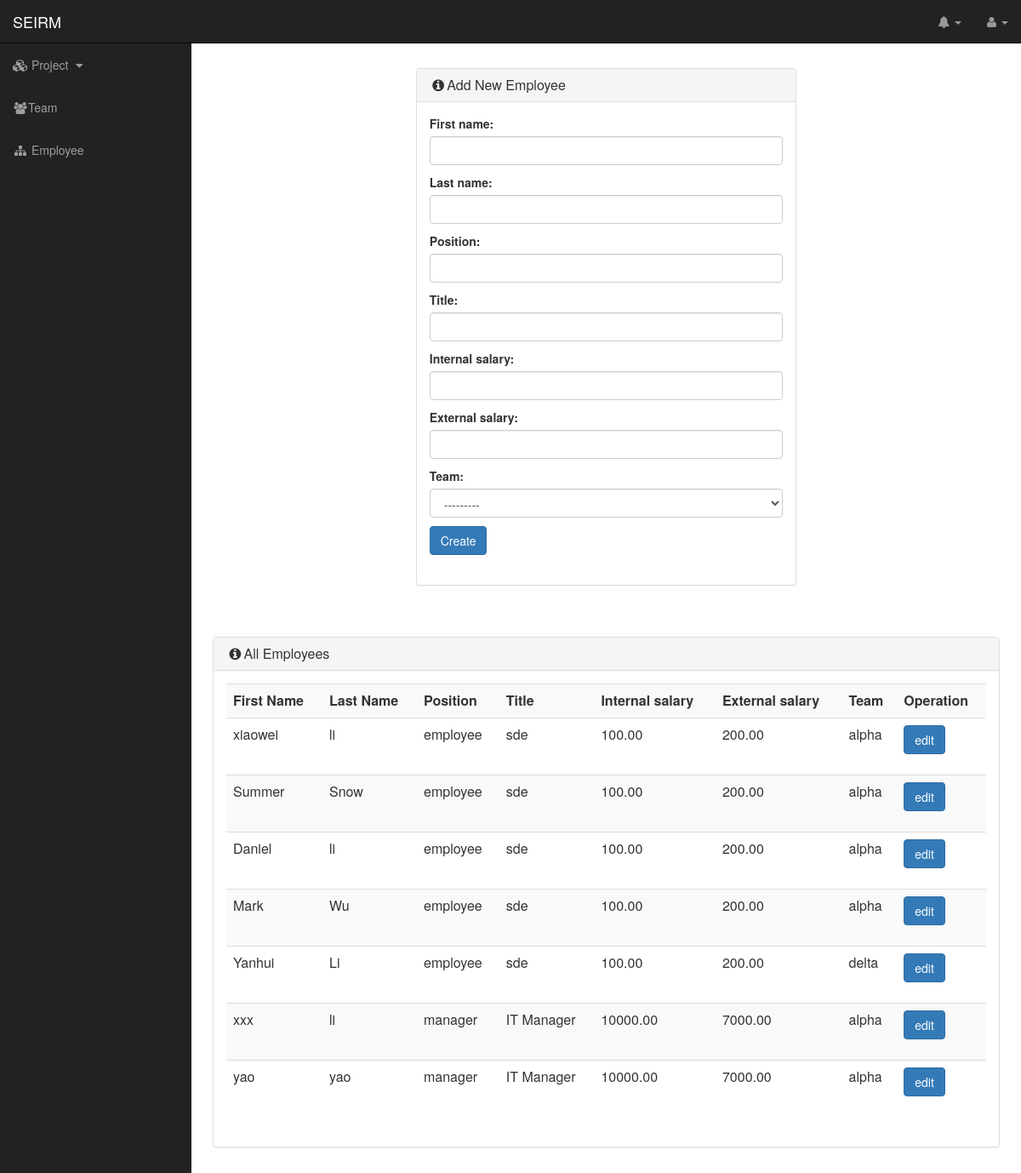
Screenshot of /SEI/admin_employee with the database file from the repository.
### SEI/models.py (models this page shows)
class Employee(models.Model):
    employee_uid = models.CharField(max_length=20,default="")
    first_name = models.CharField(max_length=200, default="", blank=True)
    last_name = models.CharField(max_length=200, default="", blank=True)
    position = models.CharField(max_length=100,default="", blank=True)
    title = models.CharField(max_length=100,default="", blank=True)
    internal_salary = models.DecimalField(max_digits=8, decimal_places=2)
    external_salary = models.DecimalField(max_digits=8, decimal_places=2)
    team = models.ForeignKey(Team)

class Team(models.Model):
    team_name = models.CharField(max_length=50)
    manager = models.ForeignKey('Employee', related_name="manageer", on_delete=models.CASCADE, blank=True, null=True)
    directorate = models.ForeignKey('Employee', related_name="directorate", on_delete=models.CASCADE, blank=True, null=True)
    division = models.CharField(max_length=50)

### SEI/views.py (the view, shortened to what this page needs)
def admin_employee(request):
    context = {}
    messages = []
    employees = Employee.objects.all()
    context['employees'] = employees
    if request.method == 'GET':
        form = EmployeeForm()
        context['form'] = form
        return render(request, 'SEI/admin_employee.html', context)

### SEI/forms.py (shortened to what this page needs)
class EmployeeForm(forms.ModelForm):
    team = EmployeeModelChoiceField(queryset=Team.objects.all(),widget=forms.Select(attrs={'class':'form-control'}))
    class Meta:
        model = Employee
        exclude=('employee_uid',)
        widgets={
           'first_name' : forms.TextInput(attrs={'class':'form-control'}),
           'last_name' : forms.TextInput(attrs={'class':'form-control'}),
           'position':forms.TextInput(attrs={'class':'form-control'}),
           'title':forms.TextInput(attrs={'class':'form-control'}),
           'internal_salary':forms.NumberInput(attrs={'class':'form-control'}),
           'external_salary':forms.NumberInput(attrs={'class':'form-control'})
        }

### SEI/forms.py (called while the page is built)
    def label_from_instance(self, obj):
        return "%s" % (obj.team_name)

### SEI/templates/SEI/admin_employee.html (shortened to what this page needs)
{{% extends 'SEI/base.html' %}
{% block content %}
                <div class="row">
                    <div class="col-lg-6 col-lg-offset-3">
                        <div class="panel panel-default">
                            <div class="panel-heading">
                                <h3 class="panel-title"><i class="fa fa-info-circle fa-fw"></i>Add New Employee</h3>
                            </div>
                            <div>
                            	<div class="panel-body">
                            		<div class="list-group">
										<form action="{% url 'adminEmployee' %}" method="post">
											{{ form.as_p }}
										<input type="submit" class="btn btn-primary" value="Create">
										</form>
                                </div>
                        </div>
                    </div>
                </div>
</div>
</div>
	<br />
	<br />
                <div class="row">
                    <div class="col-lg-12">
                        <div class="panel panel-default">
                            <div class="panel-heading">
                                <h3 class="panel-title"><i class="fa fa-info-circle fa-fw"></i>All Employees</h3>
                            </div>
                            <div>
                            	<div class="panel-body">
                                    <table id="employee_list" class="table table-striped">
                                      <tr>
                                        <th>First Name</th>
                                        <th>Last Name</th>
                                        <th>Position</th>
                                        <th>Title</th>
                                        <th>Internal salary</th>
                                        <th>External salary</th>
                                        <th>Team</th>
                                        <th>Operation</th>
                                      </tr>
                                      {% for employee in employees  %}
                                      <tr>
                                        <td>{{ employee.first_name }}</td>
                                        <td>{{ employee.last_name }}</td>
                                        <td>{{ employee.position }}</td>
                                        <td>{{ employee.title }}</td>
                                        <td>{{ employee.internal_salary }}</td>
                                        <td>{{ employee.external_salary }}</td>
                                        <td>{{ employee.team.team_name }}</td>
                                        <td><form action="{% url 'edit_employee' employee_id=employee.id %}"><input type="submit" class="btn btn-primary" value="edit"></input></form></td>
                                    </tr>
                                    {% endfor %}
                                    </table>
                                </div>
                        </div>
                    </div>
                </div>
</div>
</div>
{% endblock %}

### SEI/templates/SEI/base.html (shortened to what this page needs)
<!DOCTYPE html>
<html lang="en">
   <head>
      {% load static %}
      <link rel="stylesheet" href="{% static "css/SEIRM.css" %}">
      <link rel="stylesheet" href="{% static "css/bootstrap.min.css" %}">
      <link rel="stylesheet" href="{% static "css/sb-admin.css" %}">
      <link rel="stylesheet" href="{% static "css/plugins/morris.css" %}">
      <link rel="stylesheet" href="{% static "font-awesome/css/font-awesome.min.css" %}"  type="text/css">
   </head>
   <body>
    <div id="wrapper">
        <nav class="navbar navbar-inverse navbar-fixed-top" role="navigation">
            <div class="navbar-header">
                <a class="navbar-brand" href="{% url 'home' %}">SEIRM</a>
            </div>
            <ul class="nav navbar-right top-nav">
                <li class="dropdown">
                    <a href="#" class="dropdown-toggle" data-toggle="dropdown"><i class="fa fa-bell"></i> <b class="caret"></b></a>
                </li>
                <li class="dropdown">
                    <a href="#" class="dropdown-toggle" data-toggle="dropdown"><i class="fa fa-user"></i> {{ user.get_full_name }} <b class="caret"></b></a>
                </li>
            </ul>
            <div class="collapse navbar-collapse navbar-ex1-collapse">
                <ul class="nav navbar-nav side-nav">
                    <li>
                        <a href="javascript:;" data-toggle="collapse" data-target="#Project"><i class="fa fa-fw fa-cubes"></i> Project <i class="fa fa-fw fa-caret-down"></i></a>
                    </li>
                    <li>
                        <a href="{% url 'teamsearch' %}"><i class="fa fa-fw fa-users"></i>Team</a>
                    </li>
                    <li>
                        <a href="{% url 'employeesearch' %}"><i class="fa fa-fw fa-sitemap"></i> Employee</a>
                    </li>
                </ul>
            </div>
        </nav>
        <div id="page-wrapper">
                    <div class="container-fluid">
            {% block content %}
            {% endblock %}
            </div>
        </div>
   </body>
</html>

### SEI/static/css/SEIRM.css (style rules this page uses)
body { padding-top: 0px; }
* { .border-radius(0) !important; }

### SEI/static/css/sb-admin.css (style rules this page uses)
body { margin-top: 100px; background-color: #fff; height: 100% }
@media (min-width:768px) { body { margin-top: 50px; } }
#wrapper { padding-left: 0; }
#page-wrapper { width: 100%; height: 100% padding: 0; background-color: #fff; }
@media (min-width:768px) { #wrapper { padding-left: 225px; } }
@media (min-width:768px) { #page-wrapper { padding: 10px; } }
.top-nav { padding: 0 15px; }
.top-nav>li { display: inline-block; float: left; }
.top-nav>li>a { padding-top: 15px; padding-bottom: 15px; line-height: 20px; color: #999; }
@media (min-width:768px) { .side-nav { position: fixed; top: 51px; left: 225px; width: 225px; margin-left: -225px; border: none; border-radius: 0; overflow-y: auto; background-color: #222; bottom: 0; overflow-x: hidden; padding-bottom: 40px; } }
@media (min-width:768px) { .side-nav>li>a { width: 225px; } }

### rows the page displays
Employee: first_name "xiaowei", last_name "li", position "employee", title "sde", internal_salary "100.00", external_salary "200.00", team.team_name "alpha"
Employee: first_name "Summer", last_name "Snow", position "employee", title "sde", internal_salary "100.00", external_salary "200.00", team.team_name "alpha"
Employee: first_name "Daniel", last_name "li", position "employee", title "sde", internal_salary "100.00", external_salary "200.00", team.team_name "alpha"
Employee: first_name "Mark", last_name "Wu", position "employee", title "sde", internal_salary "100.00", external_salary "200.00", team.team_name "alpha"
Employee: first_name "Yanhui", last_name "Li", position "employee", title "sde", internal_salary "100.00", external_salary "200.00", team.team_name "delta"
Employee: first_name "xxx", last_name "li", position "manager", title "IT Manager", internal_salary "10000.00", external_salary "7000.00", team.team_name "alpha"
Employee: first_name "yao", last_name "yao", position "manager", title "IT Manager", internal_salary "10000.00", external_salary "7000.00", team.team_name "alpha"
